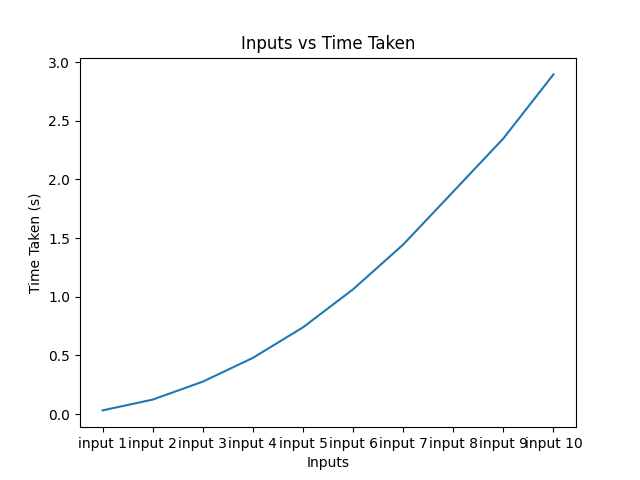

Generate this figure with Python:
import sys
import json
import time
import matplotlib.pyplot as plt

sys.setrecursionlimit(20000)

def modified_func1(arr, low, high):
    if high - low + 1 <= 20:
        return insertion_sort(arr, low, high)
    else:
        pi = func2(arr, low, high)
        modified_func1(arr, low, pi-1)
        modified_func1(arr, pi+1, high)
        return arr

def func2(array, start, end):
    p = array[start]
    low = start + 1
    high = end
    while True:
        while low <= high and array[high] >= p:
            high -= 1
        while low <= high and array[low] <= p:
            low += 1
        if low <= high:
            array[low], array[high] = array[high], array[low]
        else:
            break
    array[start], array[high] = array[high], array[start]
    return high


def insertion_sort(arr, low, high):
    for i in range(low+1, high+1):
        key = arr[i]
        j = i-1
        while j >= low and arr[j] > key:
            arr[j+1] = arr[j]
            j -= 1
        arr[j+1] = key

    return arr

# open and load the contents of the file
with open("ex2.2.json", "r") as file:
    contents = json.load(file)

    arr_of_times = []
    input_labels = ["input 1", "input 2", "input 3", "input 4", "input 5", "input 6", "input 7", "input 8", "input 9", "input 10", ]
    for input in contents:
        size = len(input)
        start = time.time()
        modified_func1(input, 0, size - 1)
        end = time.time()
        arr_of_times.append(end - start)
    print(arr_of_times)

    plt.plot(input_labels, arr_of_times)
    plt.title("Inputs vs Time Taken")
    plt.xlabel("Inputs")
    plt.ylabel("Time Taken (s)")
    plt.show()
